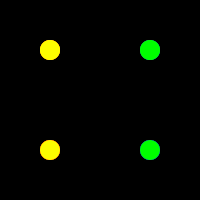
Frame 1 (no input)
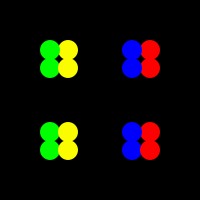
Frame 60 (the mouse pressed at the canvas centre just before this capture)
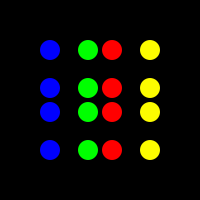
Frame 120 (the mouse held since frame 60 and released just before this capture)

The Processing sketch that drew these frames (run headless with seeded random() and noise(); from frame 60 on, the mouse is pressed at the canvas centre):

// Processing sketch: processing_68658
// ── processing_68658.pde

int ballX = 50;
int ballY = 50;
int ball2X = 150;
int ball2Y = 50;
int ball3X = 150;
int ball3Y = 150;
int ball4X = 50;
int ball4Y = 150;

int Xspeed = 2;
int Yspeed = 2;

int ballXDirection = 1;
int ballYDirection = 0;
int ball2XDirection = 0;
int ball2YDirection = 1;
int ball3XDirection = -1;
int ball3YDirection = 0;
int ball4XDirection = 0;
int ball4YDirection = -1;

void setup() {
  size(200, 200);
  smooth();
  noStroke();
}

void draw() {
  background(0);

  
  fill(255, 0, 0);
  ellipse(ballX, ballY, 20, 20);
  fill(0, 0, 255);
  ellipse(ball2X, ball2Y, 20, 20);
  fill(0, 255, 0);
  ellipse(ball3X, ball3Y, 20, 20);
  fill(#FCFC00);
  ellipse(ball4X, ball4Y, 20, 20);

  fill(255, 0, 0);
  ellipse(ballX, ball4Y, 20 ,20);
  ellipse(ballX, ball3Y, 20 ,20);
  ellipse(ballX, ball2Y, 20 ,20);
  fill(0, 0, 255);
  ellipse(ball2X, ball4Y, 20 ,20);
  ellipse(ball2X, ball3Y, 20 ,20);
  ellipse(ball2X, ballY, 20 ,20);
  fill(0, 255, 0);
  ellipse(ball3X, ball4Y, 20 ,20);
  ellipse(ball3X, ballY, 20 ,20);
  ellipse(ball3X, ball2Y, 20 ,20);
  fill(#FCFC00);
  ellipse(ball4X, ballY, 20 ,20);
  ellipse(ball4X, ball3Y, 20 ,20);
  ellipse(ball4X, ball2Y, 20 ,20);
  
  
  ballX = ballX + (Xspeed * ballXDirection);
  ballY = ballY + (Yspeed * ballYDirection);
  if(ballX == 150 && ballY == 50) {
    ballXDirection = 0;
    ballYDirection = 1;
  } else if(ballY == 150 && ballX == 150) {
    ballYDirection = 0;
    ballXDirection = -1;
  } else if(ballX == 50 && ballY == 150) {
    ballXDirection = 0;
    ballYDirection = -1;
  } else if(ballY == 50 && ballX == 50) {
    ballYDirection = 0;
    ballXDirection = 1;
  }
  
  ball2X = ball2X + (Xspeed * ball2XDirection);
  ball2Y = ball2Y + (Yspeed * ball2YDirection);
  if(ball2X == 150 && ball2Y == 50) {
    ball2XDirection = 0;
    ball2YDirection = 1;
  } else if(ball2Y == 150 && ball2X == 150) {
    ball2YDirection = 0;
    ball2XDirection = -1;
  } else if(ball2X == 50 && ball2Y == 150) {
    ball2XDirection = 0;
    ball2YDirection = -1;
  } else if(ball2Y == 50 && ball2X == 50) {
    ball2YDirection = 0;
    ball2XDirection = 1;
  }
  
  ball3X = ball3X + (Xspeed * ball3XDirection);
  ball3Y = ball3Y + (Yspeed * ball3YDirection);
  if(ball3X == 150 && ball3Y == 50) {
    ball3XDirection = 0;
    ball3YDirection = 1;
  } else if(ball3Y == 150 && ball3X == 150) {
    ball3YDirection = 0;
    ball3XDirection = -1;
  } else if(ball3X == 50 && ball3Y == 150) {
    ball3XDirection = 0;
    ball3YDirection = -1;
  } else if(ball3Y == 50 && ball3X == 50) {
    ball3YDirection = 0;
    ball3XDirection = 1;
  }
  
  ball4X = ball4X + (Xspeed * ball4XDirection);
  ball4Y = ball4Y + (Yspeed * ball4YDirection);
  if(ball4X == 150 && ball4Y == 50) {
    ball4XDirection = 0;
    ball4YDirection = 1;
  } else if(ball4Y == 150 && ball4X == 150) {
    ball4YDirection = 0;
    ball4XDirection = -1;
  } else if(ball4X == 50 && ball4Y == 150) {
    ball4XDirection = 0;
    ball4YDirection = -1;
  } else if(ball4Y == 50 && ball4X == 50) {
    ball4YDirection = 0;
    ball4XDirection = 1;
  }
}
